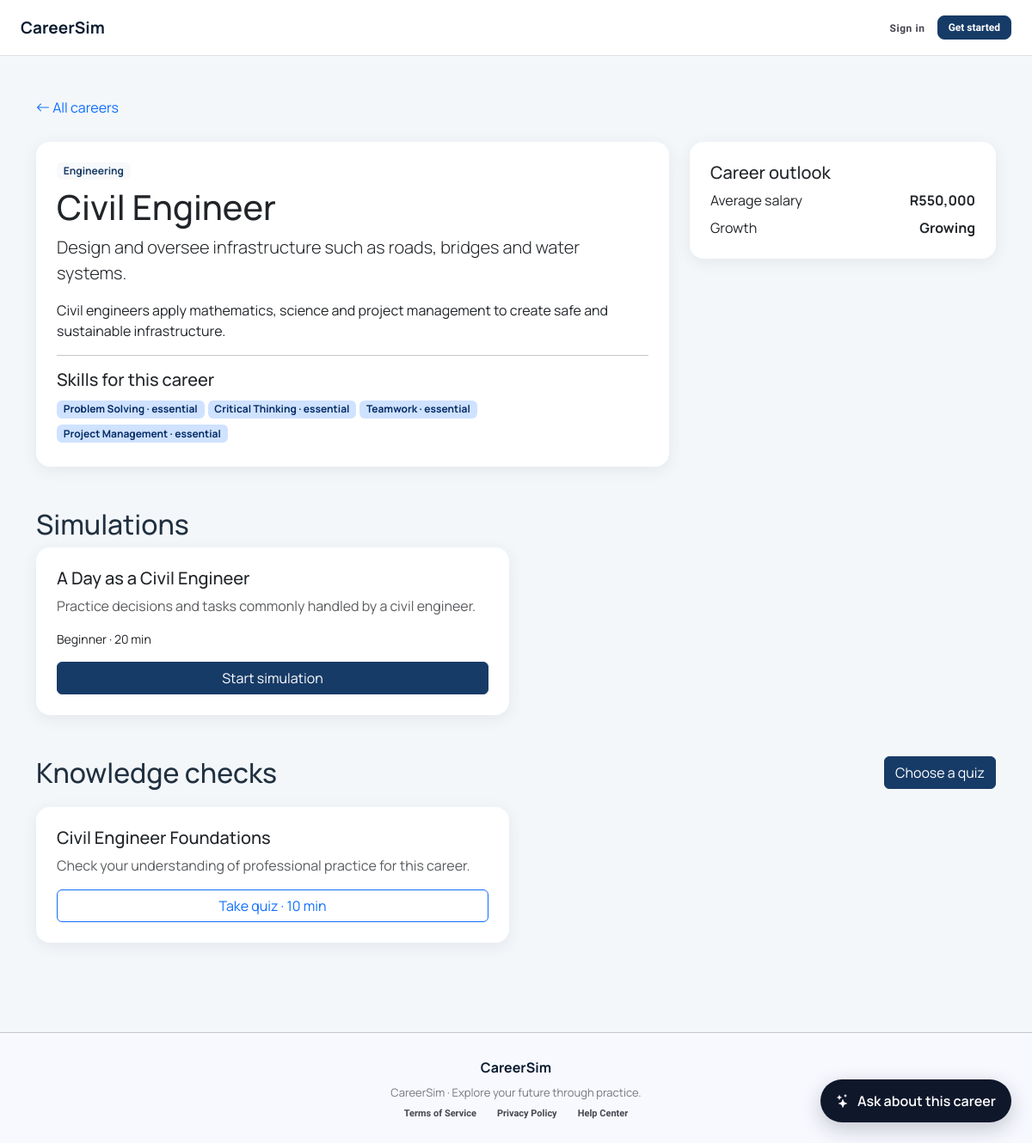
Screenshot of /careers/view.php?id=5 with the database file from the repository.
### tables this page shows
CREATE TABLE careers (
  id INT UNSIGNED AUTO_INCREMENT PRIMARY KEY,
  category_id INT UNSIGNED NOT NULL,
  title VARCHAR(120) NOT NULL,
  slug VARCHAR(140) NOT NULL,
  summary VARCHAR(500) NULL,
  description TEXT NULL,
  average_salary DECIMAL(12,2) NULL,
  growth_outlook ENUM('declining','stable','growing','high_growth') NULL,
  image VARCHAR(255) NULL,
  is_active TINYINT(1) NOT NULL DEFAULT 1,
  created_at TIMESTAMP NOT NULL DEFAULT CURRENT_TIMESTAMP,
  updated_at TIMESTAMP NOT NULL DEFAULT CURRENT_TIMESTAMP ON UPDATE CURRENT_TIMESTAMP,
  UNIQUE KEY uq_careers_slug (slug),
  KEY idx_careers_category (category_id),
  FULLTEXT KEY ft_careers_title_desc (title, summary, description),
  CONSTRAINT fk_careers_category FOREIGN KEY (category_id) REFERENCES career_categories(id) ON DELETE RESTRICT
);

CREATE TABLE career_categories (
  id INT UNSIGNED AUTO_INCREMENT PRIMARY KEY,
  name VARCHAR(80) NOT NULL,
  slug VARCHAR(90) NOT NULL,
  icon VARCHAR(50) NULL,
  UNIQUE KEY uq_career_categories_name (name),
  UNIQUE KEY uq_career_categories_slug (slug)
);

CREATE TABLE career_skills (
  career_id INT UNSIGNED NOT NULL,
  skill_id INT UNSIGNED NOT NULL,
  importance ENUM('nice_to_have','important','essential') NOT NULL DEFAULT 'important',
  PRIMARY KEY (career_id, skill_id),
  CONSTRAINT fk_career_skills_career FOREIGN KEY (career_id) REFERENCES careers(id) ON DELETE CASCADE,
  CONSTRAINT fk_career_skills_skill FOREIGN KEY (skill_id) REFERENCES skills(id) ON DELETE CASCADE
);

CREATE TABLE skills (
  id INT UNSIGNED AUTO_INCREMENT PRIMARY KEY,
  name VARCHAR(80) NOT NULL,
  UNIQUE KEY uq_skills_name (name)
);

CREATE TABLE career_simulations (
  id BIGINT UNSIGNED AUTO_INCREMENT PRIMARY KEY,
  career_id INT UNSIGNED NOT NULL,
  quiz_id BIGINT UNSIGNED NULL,
  title VARCHAR(150) NOT NULL,
  description TEXT NULL,
  difficulty_level ENUM('beginner','intermediate','advanced') NOT NULL DEFAULT 'beginner',
  estimated_duration_minutes SMALLINT UNSIGNED NOT NULL DEFAULT 30,
  cover_image VARCHAR(255) NULL,
  is_active TINYINT(1) NOT NULL DEFAULT 1,
  created_at TIMESTAMP NOT NULL DEFAULT CURRENT_TIMESTAMP,
  updated_at TIMESTAMP NOT NULL DEFAULT CURRENT_TIMESTAMP ON UPDATE CURRENT_TIMESTAMP,
  KEY idx_simulations_career (career_id),
  KEY idx_simulations_quiz (quiz_id),
  CONSTRAINT fk_simulations_career FOREIGN KEY (career_id) REFERENCES careers(id) ON DELETE CASCADE
);

CREATE TABLE quizzes (
  id BIGINT UNSIGNED AUTO_INCREMENT PRIMARY KEY,
  career_id INT UNSIGNED NOT NULL,
  title VARCHAR(150) NOT NULL,
  description VARCHAR(500) NULL,
  pass_score SMALLINT UNSIGNED NOT NULL DEFAULT 60,
  time_limit_minutes SMALLINT UNSIGNED NOT NULL DEFAULT 15,
  is_active TINYINT(1) NOT NULL DEFAULT 1,
  created_at TIMESTAMP NOT NULL DEFAULT CURRENT_TIMESTAMP,
  KEY idx_quizzes_career (career_id),
  UNIQUE KEY uq_quizzes_id_career (id,career_id),
  CONSTRAINT fk_quizzes_career FOREIGN KEY (career_id) REFERENCES careers(id) ON DELETE CASCADE
);

### includes/functions.php (called while the page is built, shortened)
<?php
function url(string $path = ''): string { return BASE_URL . '/' . ltrim($path, '/'); }
function e(mixed $value): string { return htmlspecialchars((string)$value, ENT_QUOTES, 'UTF-8'); }

### careers/view.php (the view, shortened to what this page needs)
<?php
require_once dirname(__DIR__).'/includes/functions.php';$id=(int)($_GET['id']??0);$stmt=$con->prepare('SELECT c.*,cc.name category FROM careers c JOIN career_categories cc ON cc.id=c.category_id WHERE c.id=? AND c.is_active=1');$stmt->bind_param('i',$id);$stmt->execute();$career=$stmt->get_result()->fetch_assoc();if(!$career){http_response_code(404);exit('Career not found');}
$stmt=$con->prepare('SELECT s.*,cs.importance FROM career_skills cs JOIN skills s ON s.id=cs.skill_id WHERE cs.career_id=?');$stmt->bind_param('i',$id);$stmt->execute();$skills=$stmt->get_result();
$stmt=$con->prepare('SELECT * FROM career_simulations WHERE career_id=? AND is_active=1');$stmt->bind_param('i',$id);$stmt->execute();$sims=$stmt->get_result();
$stmt=$con->prepare('SELECT * FROM quizzes WHERE career_id=? AND is_active=1');$stmt->bind_param('i',$id);$stmt->execute();$quizzes=$stmt->get_result();$pageTitle=$career['title'];require dirname(__DIR__).'/includes/header.php';?>
<div class="container py-5"><a href="<?=url('careers/browse.php')?>" class="text-decoration-none"><i class="bi bi-arrow-left"></i> All careers</a><div class="row g-4 mt-1"><div class="col-lg-8"><div class="card p-4"><span class="badge bg-light text-primary align-self-start"><?=e($career['category'])?></span><h1 class="mt-2"><?=e($career['title'])?></h1><p class="lead"><?=e($career['summary'])?></p><div><?=nl2br(e($career['description']))?></div><hr><h2 class="h5">Skills for this career</h2><div><?php foreach($skills as $s):?><span class="badge bg-primary-subtle text-primary-emphasis me-1 mb-1"><?=e($s['name'])?> · <?=e(str_replace('_',' ',$s['importance']))?></span><?php endforeach?></div></div></div><div class="col-lg-4"><div class="card p-4 mb-4"><h2 class="h5">Career outlook</h2><div class="d-flex justify-content-between"><span>Average salary</span><strong><?=$career['average_salary']?'R'.number_format($career['average_salary']):'Not listed'?></strong></div><div class="d-flex justify-content-between mt-2"><span>Growth</span><strong><?=e(ucwords(str_replace('_',' ',$career['growth_outlook']??'Not listed')))?></strong></div></div></div></div>
<h2 class="mt-5">Simulations</h2><div class="row g-3"><?php foreach($sims as $s):?><div class="col-md-6"><div class="card p-4 h-100"><h3 class="h5"><?=e($s['title'])?></h3><p class="text-muted"><?=e($s['description'])?></p><div class="small mb-3"><?=e(ucfirst($s['difficulty_level']))?> · <?=$s['estimated_duration_minutes']?> min</div><a class="btn btn-primary mt-auto" href="<?=url('simulation/play.php?id='.$s['id'])?>">Start simulation</a></div></div><?php endforeach?></div>
<div class="d-flex justify-content-between align-items-center mt-5"><h2 class="mb-0">Knowledge checks</h2><a class="btn btn-primary" href="<?=url('quiz/choose.php?career_id='.$id)?>">Choose a quiz</a></div><div class="row g-3 mt-1"><?php foreach($quizzes as $q):?><div class="col-md-6"><div class="card p-4"><h3 class="h5"><?=e($q['title'])?></h3><p class="text-muted"><?=e($q['description'])?></p><a class="btn btn-outline-primary" href="<?=url('quiz/take.php?id='.$q['id'])?>">Take quiz · <?=$q['time_limit_minutes']?> min</a></div></div><?php endforeach?></div></div>
<button class="career-chat-toggle" type="button" data-bs-toggle="offcanvas" data-bs-target="#careerChat"><i class="bi bi-stars"></i><span>Ask about this career</span></button>
<?php require dirname(__DIR__).'/includes/footer.php';?>

### assets/css/custom.css (style rules this page uses)
:root { --cs-blue: #173b67; --cs-teal: #0f8b8d; --cs-bg: #f4f7fa; --cs-text: #203040; }
body { background: var(--cs-bg); color: var(--cs-text); font-family: Manrope, system-ui, -apple-system, "Segoe UI", sans-serif; }
.text-primary { color: var(--cs-blue) !important; }
.bg-primary, .btn-primary { background-color: var(--cs-blue) !important; border-color: var(--cs-blue) !important; }
.card { border: 0; box-shadow: 0 0.25rem 1.1rem rgba(25, 45, 70, 0.08); border-radius: 1rem; }
.career-chat-toggle { position: fixed; right: 24px; bottom: 24px; z-index: 1020; border: 0; border-radius: 999px; background: #0f172a; color: #fff; padding: 13px 18px; box-shadow: 0 8px 24px rgba(15, 23, 42, 0.22); display: flex; gap: 9px; align-items: center; font-weight: 600; }

### rows the page displays
careers: category.name "Engineering", title "Civil Engineer", summary "Design and oversee infrastructure such as roads, bridges and water systems.", description "Civil engineers apply mathematics, science and project management to create safe and sustainable infrastructure.", average_salary "550,000", growth_outlook "Growing"
career_skills: skill.name "Problem Solving", importance "essential"
career_skills: skill.name "Critical Thinking", importance "essential"
career_skills: skill.name "Teamwork", importance "essential"
career_skills: skill.name "Project Management", importance "essential"
career_simulations: title "A Day as a Civil Engineer", description "Practice decisions and tasks commonly handled by a civil engineer.", difficulty_level "Beginner", estimated_duration_minutes "20"
quizzes: title "Civil Engineer Foundations", description "Check your understanding of professional practice for this career.", time_limit_minutes "10"
